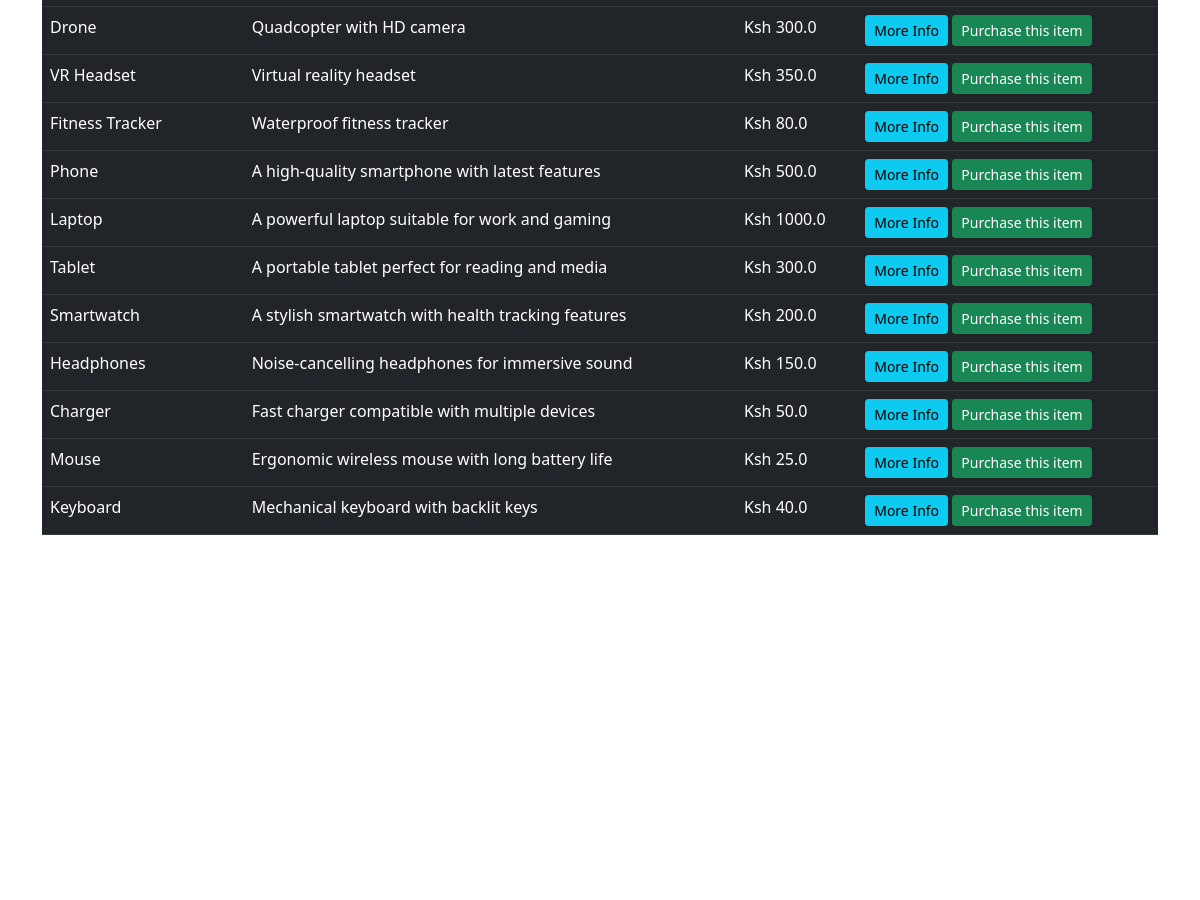
/market (middle part), run on an earlier commit of the app's database.
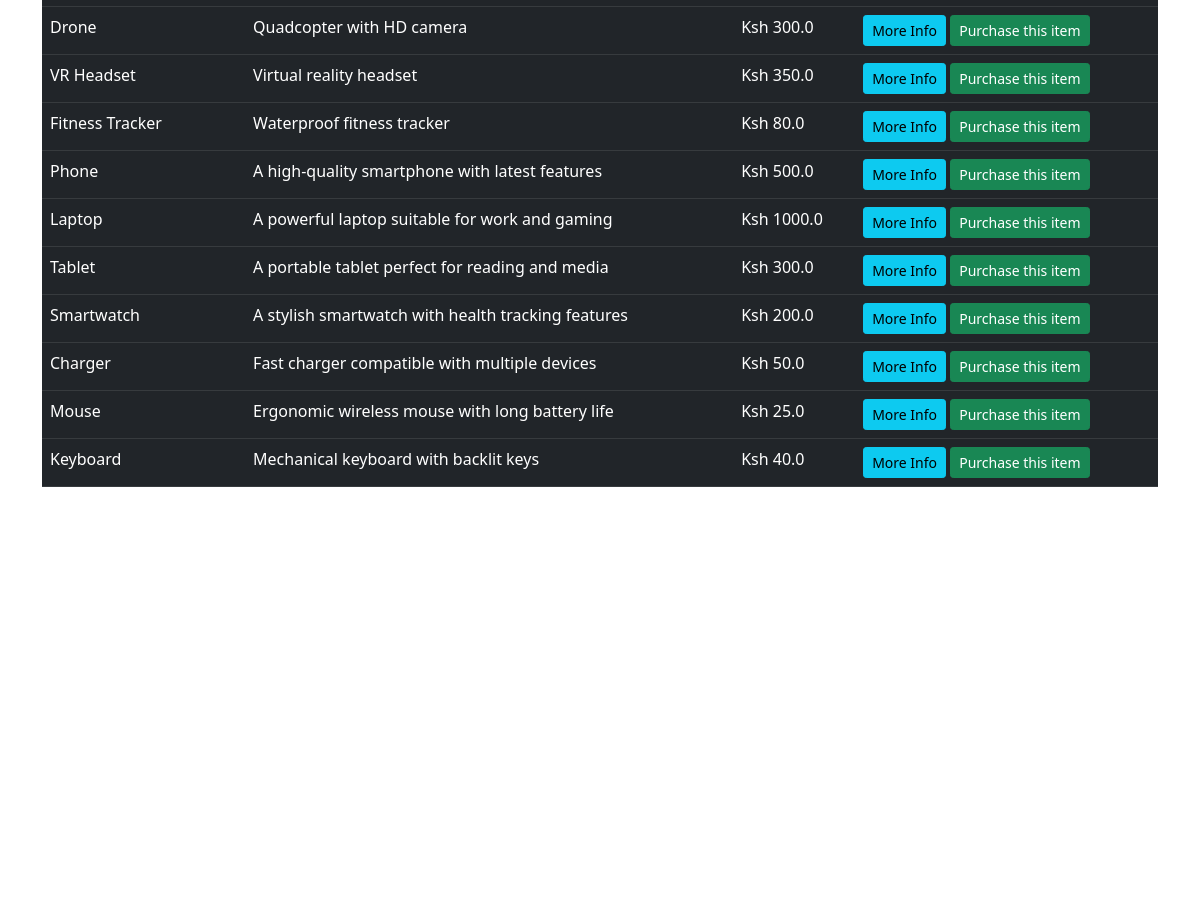
And on a later commit of the database.
### admins/models.py (models this page shows, shortened)
class Items(db.Model):
    __tablename__ = 'items'
    item_id = db.Column(db.String(), nullable=False, primary_key=True)
    name = db.Column(db.String(length=30), nullable=False)
    price = db.Column(db.Float(), nullable=False)
    barcode = db.Column(db.String(length=12), nullable=False, unique=True)
    description = db.Column(db.String(length=1024), nullable=False, unique=True)
    quantity = db.Column(db.Integer(), nullable=False)
    added_by = db.Column(db.String(length=6), db.ForeignKey('admins.admin_id'), nullable=False)
    date_added = db.Column(db.DateTime(timezone=True), nullable=False, default=lambda: datetime.now(ZoneInfo("Africa/Nairobi")))
    admin = db.relationship('Admins', backref="items_added")

### main/routes.py (the view)
@main_bp.route('/market')
def market_page():
    items = Items.query.all()
    return  render_template('market.html', items=items)

### main/routes.py (called while the page is built)
@main_bp.context_processor
def inject_now():
    eat = ZoneInfo("Africa/Nairobi")
    return {'now': datetime.now(tz=eat)}

### main/templates/market.html (shortened to what this page needs)
{% extends "base.html" %}
{% block content %}
    <table class="table table-hover table-dark">
        <tbody>
             {% for item in items%}
                <tr>
                    <td>{{ item.name}}</td>
                    <td>{{ item.description}}</td>
                    <td>Ksh {{ item.price}}</td>
                    <td>
                        <button class="btn btn-outline btn-info btn-sm">More Info</button>
                        <button class="btn btn-outline btn-success btn-sm">Purchase this item</button>
                    </td>
                </tr>
             {% endfor %}
        </tbody>
    </table>
{% endblock %}

What changed in the data, as far as the page shows it:
removed Items: name "Headphones", description "Noise-cancelling headphones for immersive sound", price "150.0"
